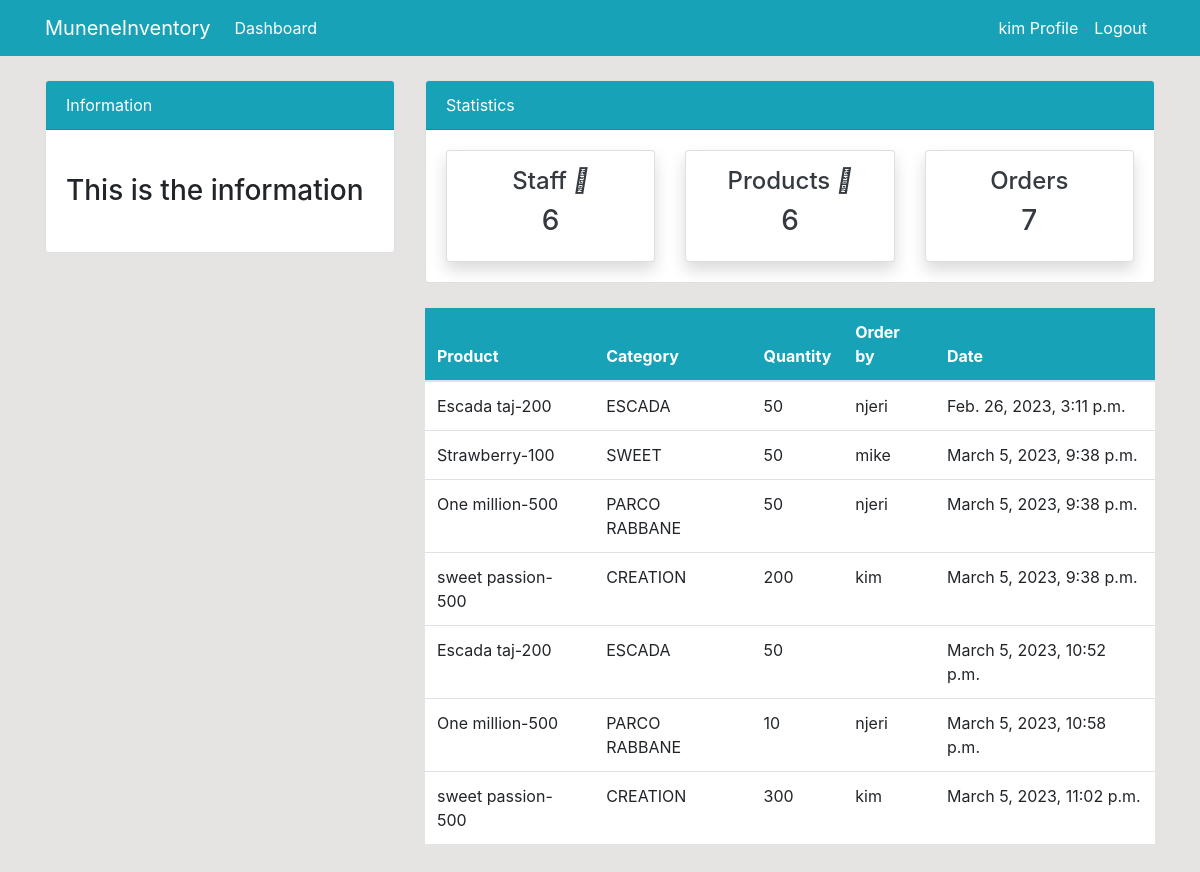
Screenshot of /order/ (signed in) with the database file from the repository.
### dashboard/models.py (models this page shows, shortened)
class Order(models.Model):
    product = models.ForeignKey(Product, on_delete=models.CASCADE, null=True)
    staff = models.ForeignKey(User, models.CASCADE, null=True)
    order_quantity = models.PositiveIntegerField(null=True)
    date = models.DateTimeField(auto_now_add=True)
    class Meta:
        verbose_name_plural = 'Order'

class Product(models.Model):
    name = models.CharField(max_length=100, null=True)
    category = models.CharField(max_length=50, choices=CATEGORY, null=True)
    quantity = models.PositiveIntegerField(null=True)
    class Meta:
        verbose_name_plural = 'Product'
    def __str__(self):
        return f'{self.name}-{self.quantity}'

### dashboard/views.py (the view)
# urls.py: path('order/', views.order, name= 'dashboard-order'),
@login_required
def order(request):
    orders = Order.objects.all()
    orders_count = orders.count()
    workers_count = User.objects.all().count()
    product_count = Product.objects.all().count()
    context = {
        'orders': orders,
        'workers_count': workers_count,
        'orders_count': orders_count,
        'product_count': product_count
    }
    return render(request, 'dashboard/order.html', context)

### templates/dashboard/order.html (shortened to what this page needs)
{% extends 'partials/base.html' %}
{% block content %}
{% include 'partials/topnav.html' %}
<div class="container">
    <div class="row my-4">
        <div class="col-md-4">
        </div>
        <div class="col-md-8">
            <table class="table bg-white">
                <thead class="bg-info">
                <tr class="text-white">
                    <th scope="col">Product</th>
                    <th scope="col">Category</th>
                    <th scope="col">Quantity</th>
                    <th scope="col">Order by</th>
                    <th scope="col">Date</th>
                </tr>
                </thead>
                <tbody>
                    {% for orders in orders %}
                    <tr>
                        <td>{{ orders.product }}</td>
                        <td>{{ orders.product.category }}</td>
                        <td>{{ orders.order_quantity }}</td>
                        <td>
                            {{ orders.staff.username }}
                        </td>
                        <td>
                            {{ orders.date }}
                        </td>
                    </tr>
                    {% endfor %}
                </tbody>
            </table>
        </div>
    </div>
</div>
{% endblock %}

### templates/partials/nav.html (shortened to what this page needs)
<nav class="navbar navbar-expand-lg navbar-info bg-info">
    {% if user.is_authenticated %}
    <div class="container">
        <a class="navbar-brand text-white" href="{% url 'dashboard-index' %}">MuneneInventory</a>
        <div class="collapse navbar-collapse" id="navbarSupportedContent">
            <ul class="navbar-nav mr-auto">
                <li class="nav-item active">
                    <a class="nav-link text-white" href="{% url 'dashboard-index' %}">Dashboard <span class="sr-only">(current)</span></a>
                </li>
            </ul>
            <ul class="navbar-nav ml-auto">
                <li class="nav-item active">
                    <a class="nav-link text-white" href="{% url 'user-profile' %}">{{ user.username }} Profile </a>
                </li>
                <li class="nav-item">
                    <a class="nav-link text-white" href="{% url 'user-logout' %}">Logout</a>
                </li>
            </ul>
            {% endif %}
        </div>
    </div>
</nav>

### static/style.css (style rules this page uses)
body { background: rgb(230, 227, 227); }

### rows the page displays
Order: product "Escada taj-200", product.category "ESCADA", order_quantity "50", staff.username "njeri", date "Feb. 26, 2023, 3:11 p.m."
Order: product "Strawberry-100", product.category "SWEET", order_quantity "50", staff.username "mike", date "March 5, 2023, 9:38 p.m."
Order: product "One million-500", product.category "PARCO RABBANE", order_quantity "50", staff.username "njeri", date "March 5, 2023, 9:38 p.m."
Order: product "sweet passion-500", product.category "CREATION", order_quantity "200", staff.username "kim", date "March 5, 2023, 9:38 p.m."
Order: product "Escada taj-200", product.category "ESCADA", order_quantity "50", date "March 5, 2023, 10:52 p.m."
Order: product "One million-500", product.category "PARCO RABBANE", order_quantity "10", staff.username "njeri", date "March 5, 2023, 10:58 p.m."
Order: product "sweet passion-500", product.category "CREATION", order_quantity "300", staff.username "kim", date "March 5, 2023, 11:02 p.m."

### other values shown
{{ user.username }} "kim"
{{ workers_count }} "6"
{{ product_count }} "6"
{{ orders_count }} "7"
